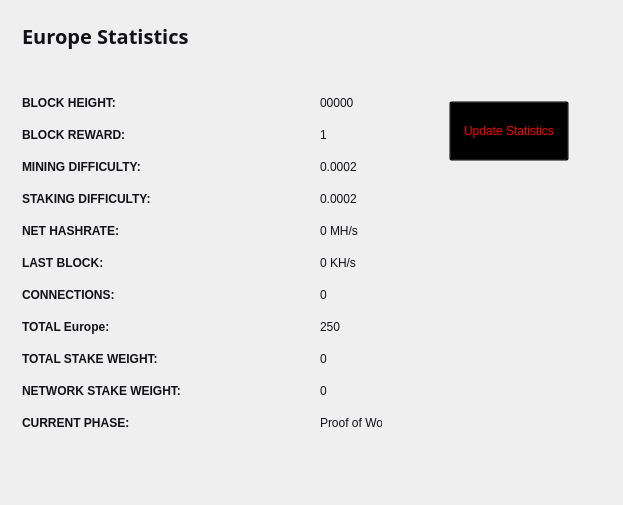
<?xml version="1.0" encoding="UTF-8"?>
<ui version="4.0">
 <class>StatisticsPage</class>
 <widget class="QWidget" name="StatisticsPage">
  <property name="windowModality">
   <enum>Qt::NonModal</enum>
  </property>
  <property name="geometry">
   <rect>
    <x>0</x>
    <y>0</y>
    <width>623</width>
    <height>505</height>
   </rect>
  </property>
  <property name="windowTitle">
   <string>Digging</string>
  </property>
  <property name="styleSheet">
   <string notr="true">color:#ffffff;
font-family:'Open Sans,sans-serif';</string>
  </property>
  <layout class="QGridLayout" name="gridLayout">
   <property name="sizeConstraint">
    <enum>QLayout::SetMaximumSize</enum>
   </property>
   <item row="0" column="1">
    <widget class="QFrame" name="frame">
     <property name="minimumSize">
      <size>
       <width>213</width>
       <height>0</height>
      </size>
     </property>
     <property name="frameShape">
      <enum>QFrame::NoFrame</enum>
     </property>
     <property name="frameShadow">
      <enum>QFrame::Raised</enum>
     </property>
     <widget class="QPushButton" name="startButton">
      <property name="geometry">
       <rect>
        <x>50</x>
        <y>90</y>
        <width>120</width>
        <height>60</height>
       </rect>
      </property>
      <property name="sizePolicy">
       <sizepolicy hsizetype="Fixed" vsizetype="Fixed">
        <horstretch>0</horstretch>
        <verstretch>0</verstretch>
       </sizepolicy>
      </property>
      <property name="minimumSize">
       <size>
        <width>120</width>
        <height>60</height>
       </size>
      </property>
      <property name="styleSheet">
       <string notr="true">background:transparent; color:red;</string>
      </property>
      <property name="text">
       <string>Update Statistics</string>
      </property>
     </widget>
    </widget>
   </item>
   <item row="0" column="0">
    <widget class="QFrame" name="gridFrame_2">
     <layout class="QGridLayout" name="gridLayout_4">
      <item row="3" column="0">
       <layout class="QFormLayout" name="formLayout_2">
        <property name="fieldGrowthPolicy">
         <enum>QFormLayout::FieldsStayAtSizeHint</enum>
        </property>
        <property name="horizontalSpacing">
         <number>139</number>
        </property>
        <property name="verticalSpacing">
         <number>18</number>
        </property>
        <property name="rightMargin">
         <number>0</number>
        </property>
        <item row="1" column="0">
         <widget class="QLabel" name="label_14">
          <property name="text">
           <string>&lt;html&gt;&lt;head/&gt;&lt;body&gt;&lt;p&gt;&lt;span style=&quot; font-weight:600; color:#121117;&quot;&gt;BLOCK HEIGHT:&lt;/span&gt;&lt;/p&gt;&lt;/body&gt;&lt;/html&gt;</string>
          </property>
         </widget>
        </item>
        <item row="1" column="1">
         <widget class="QLabel" name="heightBox">
          <property name="styleSheet">
           <string notr="true">color:#121117;</string>
          </property>
          <property name="text">
           <string>00000</string>
          </property>
         </widget>
        </item>
        <item row="2" column="0">
         <widget class="QLabel" name="label_12">
          <property name="text">
           <string>&lt;html&gt;&lt;head/&gt;&lt;body&gt;&lt;p&gt;&lt;span style=&quot; font-weight:600; color:#121117;&quot;&gt;BLOCK REWARD:&lt;/span&gt;&lt;/p&gt;&lt;/body&gt;&lt;/html&gt;</string>
          </property>
         </widget>
        </item>
        <item row="2" column="1">
         <widget class="QLabel" name="rewardBox">
          <property name="styleSheet">
           <string notr="true">color:#121117;</string>
          </property>
          <property name="text">
           <string>1</string>
          </property>
         </widget>
        </item>
        <item row="3" column="0">
         <widget class="QLabel" name="label_13">
          <property name="text">
           <string>&lt;html&gt;&lt;head/&gt;&lt;body&gt;&lt;p&gt;&lt;span style=&quot; font-weight:600; color:#121117;&quot;&gt;MINING DIFFICULTY:&lt;/span&gt;&lt;/p&gt;&lt;/body&gt;&lt;/html&gt;</string>
          </property>
         </widget>
        </item>
        <item row="3" column="1">
         <widget class="QLabel" name="diffBox">
          <property name="styleSheet">
           <string notr="true">color:#121117;</string>
          </property>
          <property name="text">
           <string>0.0002</string>
          </property>
         </widget>
        </item>
        <item row="4" column="0">
         <widget class="QLabel" name="label_9">
          <property name="text">
           <string>&lt;html&gt;&lt;head/&gt;&lt;body&gt;&lt;p&gt;&lt;span style=&quot; font-weight:600; color:#121117;&quot;&gt;STAKING DIFFICULTY:&lt;/span&gt;&lt;/p&gt;&lt;/body&gt;&lt;/html&gt;</string>
          </property>
         </widget>
        </item>
        <item row="4" column="1">
         <widget class="QLabel" name="diffBox2">
          <property name="styleSheet">
           <string notr="true">color:#121117;</string>
          </property>
          <property name="text">
           <string>0.0002</string>
          </property>
         </widget>
        </item>
        <item row="5" column="1">
         <widget class="QLabel" name="pawrateBox">
          <property name="styleSheet">
           <string notr="true">color:#121117;</string>
          </property>
          <property name="text">
           <string>0 MH/s</string>
          </property>
         </widget>
        </item>
        <item row="6" column="0">
         <widget class="QLabel" name="label3_2">
          <property name="sizePolicy">
           <sizepolicy hsizetype="Preferred" vsizetype="Maximum">
            <horstretch>0</horstretch>
            <verstretch>0</verstretch>
           </sizepolicy>
          </property>
          <property name="text">
           <string>&lt;html&gt;&lt;head/&gt;&lt;body&gt;&lt;p&gt;&lt;span style=&quot; font-weight:600; color:#121117;&quot;&gt;LAST BLOCK:&lt;/span&gt;&lt;/p&gt;&lt;/body&gt;&lt;/html&gt;</string>
          </property>
         </widget>
        </item>
        <item row="6" column="1">
         <widget class="QLabel" name="localBox">
          <property name="styleSheet">
           <string notr="true">color:#121117;</string>
          </property>
          <property name="text">
           <string>0 KH/s</string>
          </property>
         </widget>
        </item>
        <item row="7" column="0">
         <widget class="QLabel" name="label1_2">
          <property name="text">
           <string>&lt;html&gt;&lt;head/&gt;&lt;body&gt;&lt;p&gt;&lt;span style=&quot; font-weight:600; color:#121117;&quot;&gt;CONNECTIONS:&lt;/span&gt;&lt;/p&gt;&lt;/body&gt;&lt;/html&gt;</string>
          </property>
         </widget>
        </item>
        <item row="7" column="1">
         <widget class="QLabel" name="connectionBox">
          <property name="styleSheet">
           <string notr="true">color:#121117;</string>
          </property>
          <property name="text">
           <string>0</string>
          </property>
         </widget>
        </item>
        <item row="8" column="0">
         <widget class="QLabel" name="label_8">
          <property name="text">
           <string>&lt;html&gt;&lt;head/&gt;&lt;body&gt;&lt;p&gt;&lt;span style=&quot; font-weight:600; color:#121117;&quot;&gt;TOTAL Europe:&lt;/span&gt;&lt;/p&gt;&lt;/body&gt;&lt;/html&gt;</string>
          </property>
         </widget>
        </item>
        <item row="8" column="1">
         <widget class="QLabel" name="volumeBox">
          <property name="styleSheet">
           <string notr="true">color:#121117;</string>
          </property>
          <property name="text">
           <string>250</string>
          </property>
         </widget>
        </item>
        <item row="9" column="0">
         <widget class="QLabel" name="label_10">
          <property name="text">
           <string>&lt;html&gt;&lt;head/&gt;&lt;body&gt;&lt;p&gt;&lt;span style=&quot; font-weight:600; color:#121117;&quot;&gt;TOTAL STAKE WEIGHT:&lt;/span&gt;&lt;/p&gt;&lt;/body&gt;&lt;/html&gt;</string>
          </property>
         </widget>
        </item>
        <item row="9" column="1">
         <widget class="QLabel" name="minBox">
          <property name="styleSheet">
           <string notr="true">color:#121117;</string>
          </property>
          <property name="text">
           <string>0</string>
          </property>
         </widget>
        </item>
        <item row="10" column="0">
         <widget class="QLabel" name="label_11">
          <property name="text">
           <string>&lt;html&gt;&lt;head/&gt;&lt;body&gt;&lt;p&gt;&lt;span style=&quot; font-weight:600; color:#121117;&quot;&gt;NETWORK STAKE WEIGHT:&lt;/span&gt;&lt;/p&gt;&lt;/body&gt;&lt;/html&gt;</string>
          </property>
         </widget>
        </item>
        <item row="10" column="1">
         <widget class="QLabel" name="maxBox">
          <property name="styleSheet">
           <string notr="true">color:#121117;</string>
          </property>
          <property name="text">
           <string>0</string>
          </property>
         </widget>
        </item>
        <item row="11" column="0">
         <widget class="QLabel" name="label_15">
          <property name="text">
           <string>&lt;html&gt;&lt;head/&gt;&lt;body&gt;&lt;p&gt;&lt;span style=&quot; font-weight:600; color:#121117;&quot;&gt;CURRENT PHASE:&lt;/span&gt;&lt;/p&gt;&lt;/body&gt;&lt;/html&gt;</string>
          </property>
         </widget>
        </item>
        <item row="11" column="1">
         <widget class="QLabel" name="cBox">
          <property name="styleSheet">
           <string notr="true">color:#121117;</string>
          </property>
          <property name="text">
           <string>Proof of Work</string>
          </property>
         </widget>
        </item>
        <item row="5" column="0">
         <widget class="QLabel" name="label_16">
          <property name="text">
           <string>&lt;html&gt;&lt;head/&gt;&lt;body&gt;&lt;p&gt;&lt;span style=&quot; font-weight:600; color:#121117;&quot;&gt;NET HASHRATE:&lt;/span&gt;&lt;/p&gt;&lt;/body&gt;&lt;/html&gt;</string>
          </property>
         </widget>
        </item>
       </layout>
      </item>
      <item row="1" column="0">
       <layout class="QHBoxLayout" name="horizontalLayout_4">
        <property name="spacing">
         <number>7</number>
        </property>
        <item>
         <widget class="QLabel" name="label_5">
          <property name="font">
           <font>
            <family>Open Sans,sans-serif</family>
           </font>
          </property>
          <property name="text">
           <string>&lt;html&gt;&lt;head/&gt;&lt;body&gt;&lt;p&gt;&lt;span style=&quot; font-size:20px; font-weight:600; color:#121117;&quot;&gt;Europe Statistics&lt;/span&gt;&lt;/p&gt;&lt;/body&gt;&lt;/html&gt;</string>
          </property>
         </widget>
        </item>
        <item>
         <spacer name="horizontalSpacer_2">
          <property name="orientation">
           <enum>Qt::Horizontal</enum>
          </property>
          <property name="sizeHint" stdset="0">
           <size>
            <width>40</width>
            <height>20</height>
           </size>
          </property>
         </spacer>
        </item>
       </layout>
      </item>
      <item row="2" column="0">
       <spacer name="verticalSpacer_2">
        <property name="orientation">
         <enum>Qt::Vertical</enum>
        </property>
        <property name="sizeHint" stdset="0">
         <size>
          <width>20</width>
          <height>40</height>
         </size>
        </property>
       </spacer>
      </item>
     </layout>
    </widget>
   </item>
   <item row="1" column="0">
    <spacer name="verticalSpacer">
     <property name="orientation">
      <enum>Qt::Vertical</enum>
     </property>
     <property name="sizeHint" stdset="0">
      <size>
       <width>20</width>
       <height>40</height>
      </size>
     </property>
    </spacer>
   </item>
  </layout>
 </widget>
 <layoutdefault spacing="6" margin="11"/>
 <resources/>
 <connections/>
</ui>
